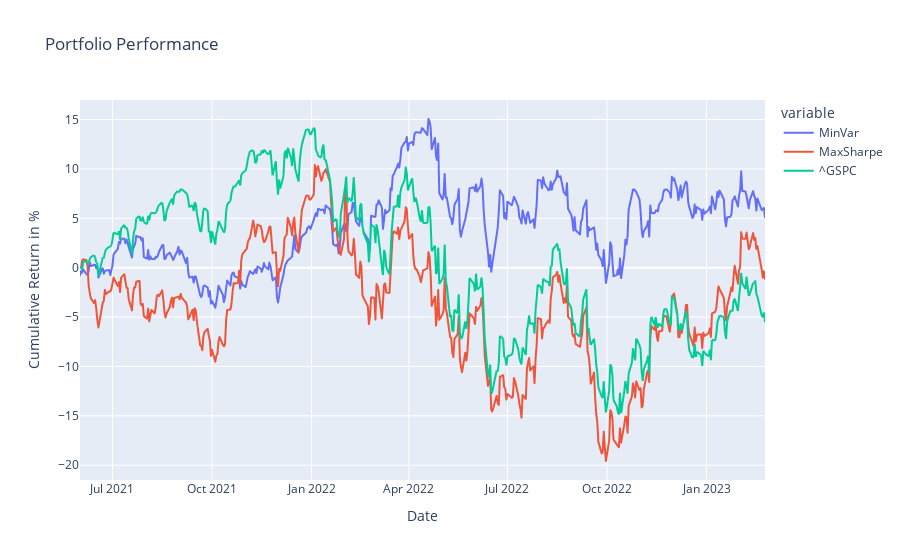

Notebook code cell kept with this figure:
### Code cell
back = pd.DataFrame({"MinVar":ret_1, "MaxSharpe":ret_2})
back = pd.concat([back, ind_ret],  join = "outer", axis = 1)
back.drop(back.tail(1).index,inplace=True)
back.interpolate(method = "linear", inplace = True)
fig = px.line(back, x = back.index, y = back.columns, title = "Portfolio Performance")
fig.update_xaxes(title_text='Date')
fig.update_yaxes(title_text='Cumulative Return in %')
fig.show()

### Figure 1 — Plotly figure (JSON) as saved in the notebook; plotly's stock layout.template omitted (floating-point values rounded to 4 significant figures; data arrays with more than 128 entries replaced by an {"elided": "..."} marker saying what was removed)
{"data": [{"hovertemplate": "variable=MinVar<br>Date=%{x}<br>value=%{y}<extra></extra>", "legendgroup": "MinVar", "line": {"color": "#636efa", "dash": "solid"}, "marker": {"symbol": "circle"}, "mode": "lines", "name": "MinVar", "showlegend": true, "type": "scattergl", "x": {"elided": "438 str values"}, "xaxis": "x", "y": {"elided": "438 float values"}, "yaxis": "y"}, {"hovertemplate": "variable=MaxSharpe<br>Date=%{x}<br>value=%{y}<extra></extra>", "legendgroup": "MaxSharpe", "line": {"color": "#EF553B", "dash": "solid"}, "marker": {"symbol": "circle"}, "mode": "lines", "name": "MaxSharpe", "showlegend": true, "type": "scattergl", "x": {"elided": "438 str values"}, "xaxis": "x", "y": {"elided": "438 float values"}, "yaxis": "y"}, {"hovertemplate": "variable=^GSPC<br>Date=%{x}<br>value=%{y}<extra></extra>", "legendgroup": "^GSPC", "line": {"color": "#00cc96", "dash": "solid"}, "marker": {"symbol": "circle"}, "mode": "lines", "name": "^GSPC", "showlegend": true, "type": "scattergl", "x": {"elided": "438 str values"}, "xaxis": "x", "y": {"elided": "438 float values"}, "yaxis": "y"}], "layout": {"legend": {"title": {"text": "variable"}, "tracegroupgap": 0}, "title": {"text": "Portfolio Performance"}, "xaxis": {"anchor": "y", "domain": [0, 1], "title": {"text": "Date"}}, "yaxis": {"anchor": "x", "domain": [0, 1], "title": {"text": "Cumulative Return in %"}}}}
